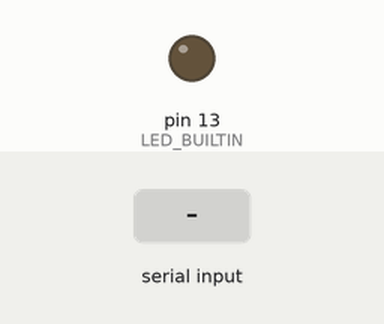
This sketch was run on a simulated Arduino Uno, built with avr-gcc and run on an emulated ATmega328P. On the bench: output pins drawn as LEDs (lit = HIGH). The inputs (shaded band) are chosen by the test bench. What the sketch prints to the serial monitor is not drawn.

Above: at 1.8 s.
1.9 s: "C\n" received over the second serial link
Timing chart, 0 to 10.4 s (numbered marks = the images above; inputs shaded):
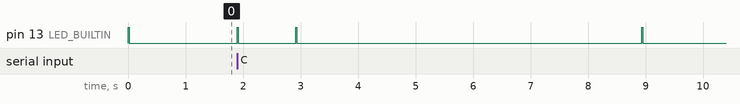

The sketch:

uart_lora_tx.ino
```cpp
#include <SoftwareSerial.h>

SoftwareSerial mySerial(11, 12);
int i=0;
void setup() {
  pinMode(LED_BUILTIN, OUTPUT);
  digitalWrite(LED_BUILTIN, LOW);
  Serial.begin(115200);
  mySerial.begin(9600);
}

void loop() {
  i++;
  String dataToSend = "Hooola numero "+String(i)+"\n";
  digitalWrite(LED_BUILTIN, HIGH);
  Serial.println("Enviando: " + dataToSend);
  mySerial.print(dataToSend);
  digitalWrite(LED_BUILTIN, LOW);
  delay(1000);

  // Esperar la confirmación del ESP32
  if (waitForConfirmation()) {
    Serial.println("Confirmación recibida. Datos enviados correctamente.");
  } else {
    Serial.println("Error: No se recibió confirmación. Reenviando datos...");
    // Puedes implementar un mecanismo de reintento aquí
    // Por ejemplo, un bucle que reintente el envío varias veces antes de abortar
  }
}

bool waitForConfirmation() {
  unsigned long startTime = millis();
  while (millis() - startTime < 5000) {  // Esperar hasta 5 segundos para la confirmación
    if (mySerial.available()) {
      char confirmationChar = mySerial.read();
      return (confirmationChar == 'C');  // Ajusta el carácter de confirmación según tus necesidades
    }
  }
  return false;  // No se recibió confirmación dentro del tiempo límite
}
```
